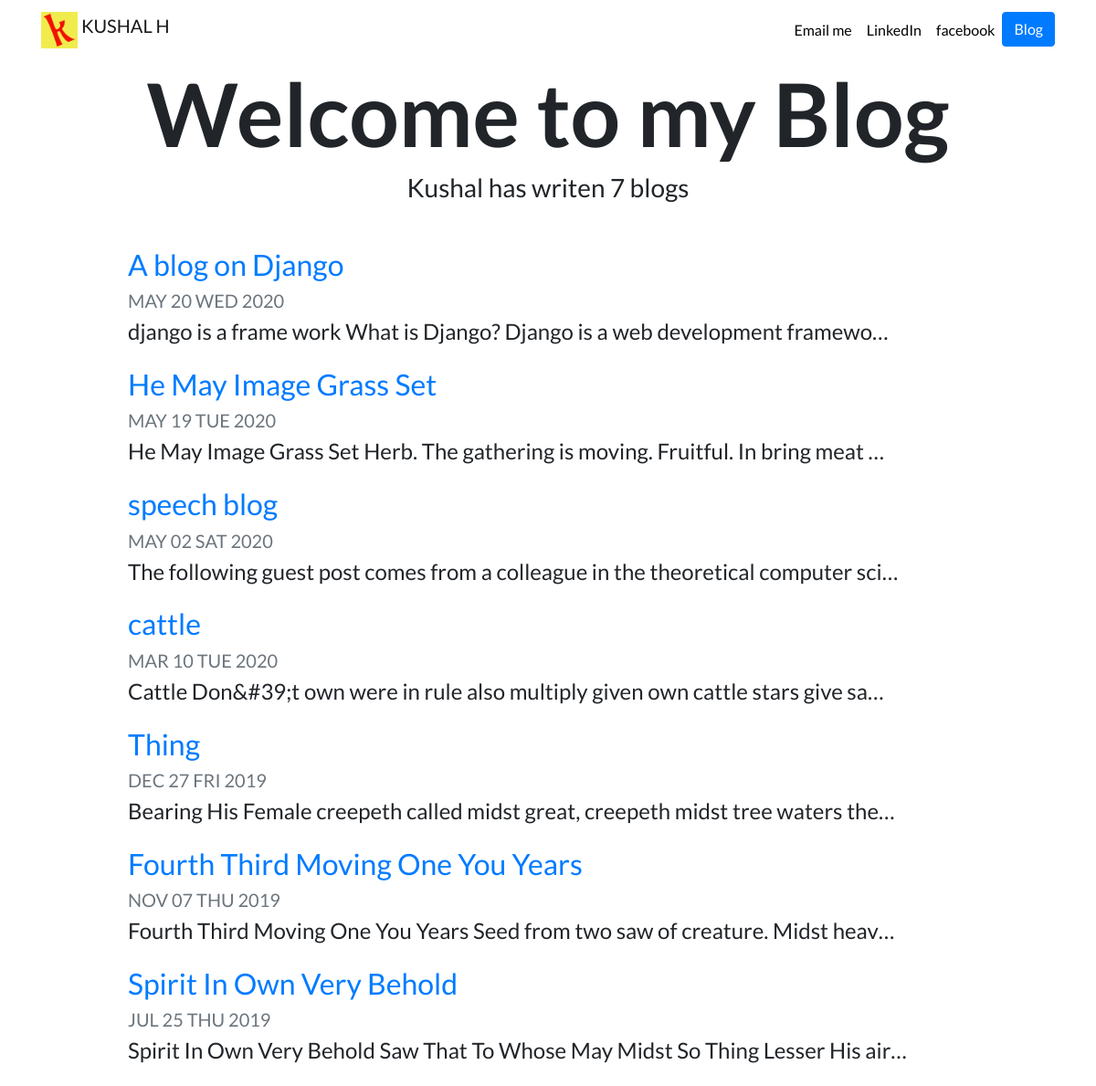
Screenshot of /blog/ with the database file from the repository.
### blog/models.py (models this page shows, shortened)
class Blog(models.Model):
    title = models.CharField(max_length= 100)
    description = models.TextField()
    date = models.DateField()

### blog/views.py (the view)
# urls.py: path('',views.all_blogs, name='all_blogs'),
def all_blogs(request):
    blogs = Blog.objects.order_by('-date')
    return render(request, 'blog/all_blogs.html', {'blogs': blogs} )

### blog/templates/blog/all_blogs.html
{% extends "portfolio/base.html" %}
{% load static %}
{% block content %}
<h1 id="blogtitle" class="font-weight-bold text-center">Welcome to my Blog</h1>
<h3 class="text-center mb-5">Kushal has writen {{blogs.count}} blog{{blogs.count| pluralize }} </h3>
{% for blog in blogs %}
<div class="row justify-content-center my-3">
  <div class="col-md-10">
<a href="{% url 'blog:detail' blog.id %}">
  <h2> {{ blog.title}} </h2>
</a>
<h5 class="text-muted" > {{blog.date| date:'M d D Y'|upper }} </h5>
<h4> {{ blog.description| striptags| truncatechars:80}} </h4>
</div>
</div>
{% endfor %}
{% endblock %}

### portfolio/static/portfolio/custom.css (style rules this page uses)
body { font-family: 'Lato', sans-serif; }
#blogtitle { font-size: 6rem; }

### rows the page displays
Blog: title "A blog on Django", date "MAY 20 WED 2020", description "django is a frame work What is Django? Django is a web development framewo…"
Blog: title "He May Image Grass Set", date "MAY 19 TUE 2020", description "He May Image Grass Set Herb. The gathering is moving. Fruitful. In bring meat …"
Blog: title "speech blog", date "MAY 02 SAT 2020", description "The following guest post comes from a colleague in the theoretical computer sci…"
Blog: title "cattle", date "MAR 10 TUE 2020", description "Cattle Don&#39;t own were in rule also multiply given own cattle stars give sa…"
Blog: title "Thing", date "DEC 27 FRI 2019", description "Bearing His Female creepeth called midst great, creepeth midst tree waters the…"
Blog: title "Fourth Third Moving One You Years", date "NOV 07 THU 2019", description "Fourth Third Moving One You Years Seed from two saw of creature. Midst heav…"
Blog: title "Spirit In Own Very Behold", date "JUL 25 THU 2019", description "Spirit In Own Very Behold Saw That To Whose May Midst So Thing Lesser His air…"

### other values shown
{{ blogs.count }} "7"
{{ blogs.count| pluralize }} "s"
